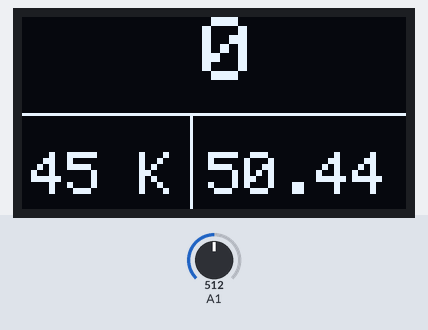
Simulated run of this sketch. Board: Arduino Uno, built with avr-gcc and run on an emulated ATmega328P. Shown: 128×64 one-colour display. The test bench sets the inputs (shaded band); at power-on: A1 = 512. Random numbers use the default seed unless the sketch sets one; what the sketch prints to the serial monitor is not drawn.

Above: at 2.2 s.
2.3 s: A1 set to 0
At 3.8 s:
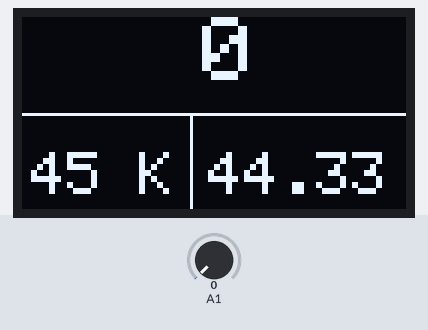
6.6 s: A1 set to 306
At 7.8 s:
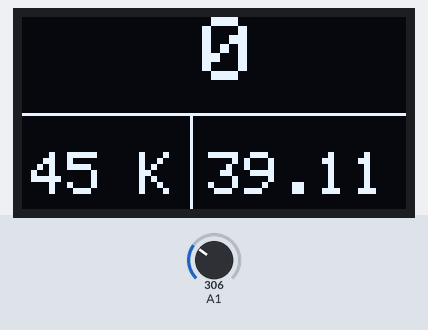
9.3 s: A1 set to 511
At 11.7 s:
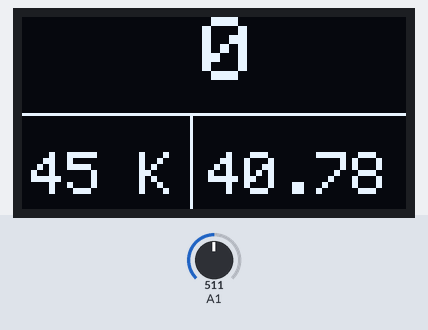
Timing chart, 0 to 13.2 s (numbered marks = the images above; inputs shaded):
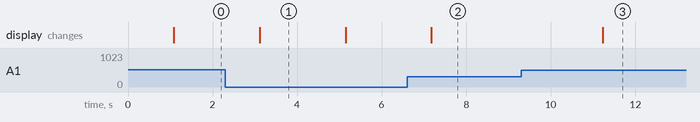

Measured:
- after the input at 2.3 s, the display: changes after 0.82 s (image 1)
- after the input at 9.3 s, the display: changes after 1.9 s (image 3)
- what the display in image 1 shows lasts 2.0 s, from 3.1 s to 5.1 s

The sketch:

rpmsd.ino
```cpp
 #include<SPI.h>
#include<Wire.h>
#include <Adafruit_GFX.h>
#include <Adafruit_SSD1306.h>
int OLED_RESET=4;
Adafruit_SSD1306 display(OLED_RESET);
 int half_revolutions=0 ;
 int a;
 int rpm = 0;
 unsigned long lastmillis = 0;
 void update_display(int rpm)
{ randomSeed(analogRead(A1));

int k=random(-55,55);
float f=(float)k/9;
  float temp=45+f;
  Serial.print(temp);
  display.clearDisplay();
 display.drawLine(0,32,188,32,WHITE);
  display.drawLine(56,32,56,64,WHITE);
  display.setCursor(60,0);
    display.setTextSize(3);
  display.setTextColor(WHITE);
  display.print(rpm);
  display.setCursor(3,45);
    display.setTextSize(2);
  display.setTextColor(WHITE);
  display.print("45 K");
   display.setCursor(62,45);
    display.print(temp);
     //display.setCursor(70,45);
 //display.print("C");
  display.display();
  delay(2000);
}
void setup() {
  // Open serial communications and wait for port to open:
  Serial.begin(9600);
  display.begin(SSD1306_SWITCHCAPVCC,0x3C);
 display.clearDisplay();
 display.drawLine(0,32,188,32,WHITE);
 display.drawLine(56,32,56,64,WHITE);
 display.setTextSize(3);
  display.setTextColor(WHITE);
 display.setCursor(40,0);
 display.print("RPM");
 display.setTextSize(2);
  display.setTextColor(WHITE);
 display.setCursor(5,45);
 display.print("DIST");
 display.setTextSize(2);
  display.setTextColor(WHITE);
 display.setCursor(58,45);
 display.print(" TEMP");
 display.display();
 delay(1000);
  attachInterrupt(0,rpm_fan,FALLING);
}

void loop() {


if (millis() - lastmillis >= 1000){ //Uptade every one second, this will be equal to reading frecuency (Hz).
  //Disable interrupt when calculating
  detachInterrupt(0);
 a = half_revolutions/2;
 rpm = a * 60; // Convert frecuency to RPM, note: this works for one interruption per full rotation. For two interrups per full rotation use half_revolutions * 30.
 //Serial.print("Check \t ");
 //Serial.print(a);
 Serial.print("\t RPM =\t"); //print the word "RPM" and tab.
 Serial.print(rpm); // print the rpm value
 Serial.print("\t Hz=\t"); //print the word "Hz".
 Serial.println(a); //print revolutions per second or Hz. And print new line or enter.M
 half_revolutions = 0; // Restart the RPM counter
 lastmillis = millis(); // Uptade lasmillis
 update_display(rpm);
 }
 //Serial.println("ghjk");
  attachInterrupt(0,rpm_fan,FALLING);
 // update_display(0);
}

void rpm_fan()
{
  half_revolutions++;
}
```
